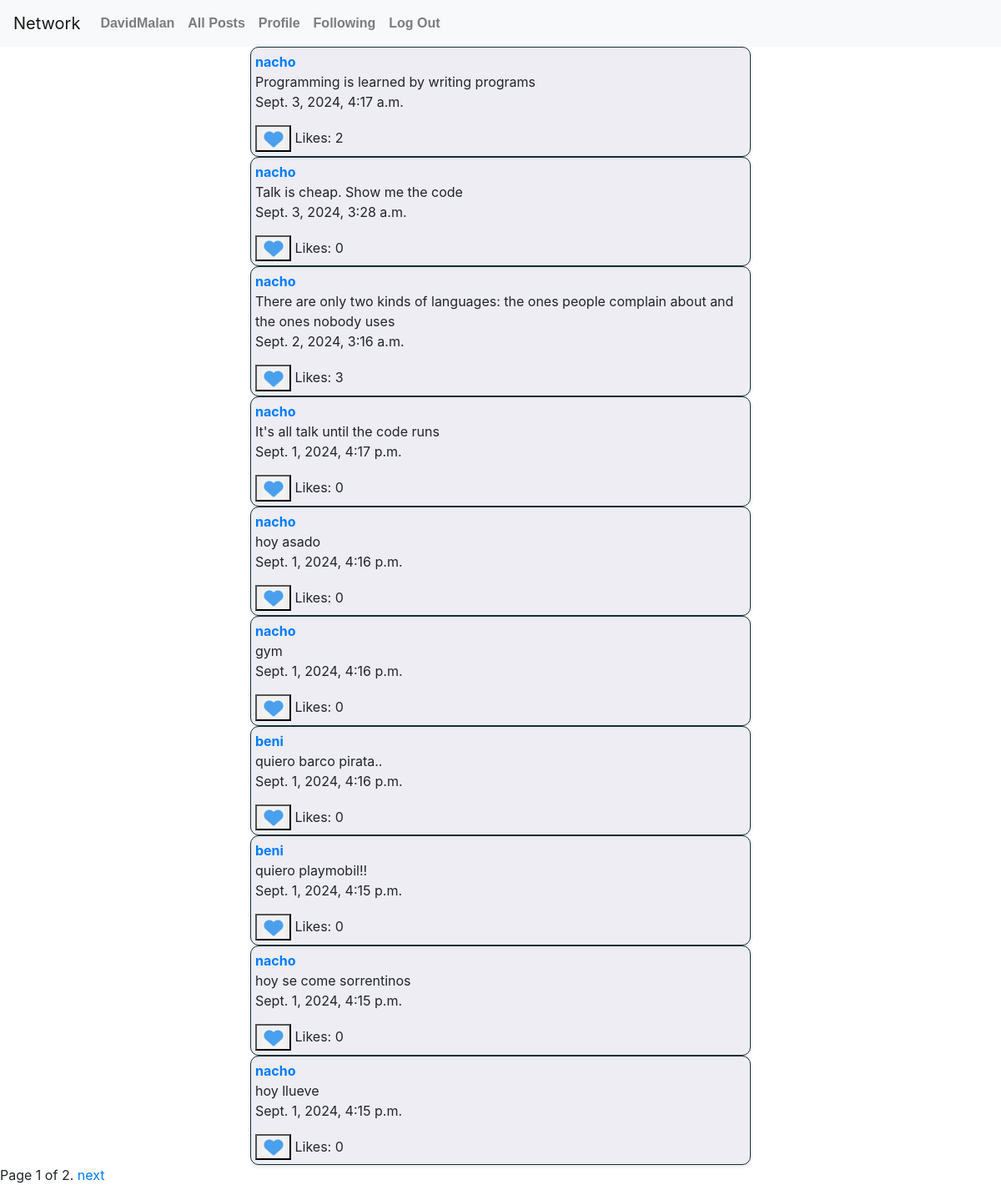
The app's page /following/ (signed in) with its own data.
### network/models.py (models this page shows)
class User(AbstractUser):
    following = models.ManyToManyField('self', symmetrical=False, blank=True, related_name="followers")

class Tweet(models.Model):
    content = models.TextField()
    users_liked = models.ManyToManyField(User, blank=True, related_name="liked_tweets")
    owner = models.ForeignKey(User, on_delete=models.CASCADE)
    timestamp = models.DateTimeField(auto_now_add=True)

### network/views.py (the view)
# urls.py: path("following/", views.following, name="following"),
@login_required
def following(request):
    lista_following = request.user.following.all()
    lista_following_usernames = []
    for user in lista_following:
        lista_following_usernames.append(user.username)
    lista_all_tweets = Tweet.objects.all().order_by('-timestamp')
    lista_tweets_following = []
    for tweet in lista_all_tweets:
        if tweet.owner.username in lista_following_usernames:
            lista_tweets_following.append(tweet)
    paginator = Paginator(lista_tweets_following, 10)
    page_number = request.GET.get('page')
    tweets_page = paginator.get_page(page_number)
    return render(request, "network/following.html", {"tweets": tweets_page})

### network/templates/network/following.html (shortened to what this page needs)
{% extends "network/layout.html" %}
{% load static %}
{% block body %}
{% for tweet in tweets %}
<div class="tweet" data-id="{{ tweet.id }}">
    <a  href="{% url 'profile' tweet.owner %}"><strong>{{ tweet.owner }}</strong> </a>
    <div class="content">
      <span> {{ tweet.content }}</span>
    </div>
    <p> {{ tweet.timestamp }}</p>
    <div class="like-count">
      {% if user.is_authenticated %}
      <button  class="like" ><img src="{% static 'network/heart.png' %}" alt="Like" ></button>
      {% endif %}
      <span>Likes: </span>
      <span class="like-count-value">{{tweet.users_liked.count}}</span>
    </div>
</div>
{% endfor %}
<div class="pagination">
    <span class="step-links">
      <span class="current">
        Page {{ tweets.number }} of {{ tweets.paginator.num_pages }}.
      </span>
      {% if tweets.has_next %}
        <a href="?page={{ tweets.next_page_number }}">next</a>
      {% endif %}
    </span>
  </div>
{% endblock %}

### network/templates/network/layout.html (shortened to what this page needs)
{% load static %}
<!DOCTYPE html>
<html lang="en">
    <head>
        <link rel="stylesheet" href="https://stackpath.bootstrapcdn.com/bootstrap/4.4.1/css/bootstrap.min.css">
        <link href="{% static 'network/styles.css' %}" rel="stylesheet">
    </head>
    <body>
        <nav class="navbar navbar-expand-lg navbar-light bg-light">
            <a class="navbar-brand" href="#">Network</a>
            <div>
              <ul class="navbar-nav mr-auto">
                {% if user.is_authenticated %}
                    <li class="nav-item">
                        <a class="nav-link" href="#"><strong>{{ user.username }}</strong></a>
                    </li>
                {% endif %}
                <li class="nav-item">
                  <a class="nav-link" href="{% url 'index' %}">All Posts</a>
                </li>
                {% if user.is_authenticated %}
                    <li class="nav-item">
                        <a class="nav-link" href="{% url 'profile' request.user %}">Profile</a>
                    </li>
                    <li class="nav-item">
                        <a class="nav-link" href="{% url 'following' %}">Following</a>
                    </li>
                    <li class="nav-item">
                        <a class="nav-link" href="{% url 'logout' %}">Log Out</a>
                    </li>
                {% endif %}
              </ul>
            </div>
          </nav>
        <div class="body">
            {% block body %}
            {% endblock %}
        </div>
    </body>
</html>

### network/static/network/styles.css (style rules this page uses)
.tweet { background-color: #e5e5eeab; border: 1px solid #132f33; padding: 5px; border-radius: 10px; box-shadow: 0 2px 4px rgba(0, 0, 0, 0.1); width: 100%; max-width: 600px; margin: 0 auto; }
.nav-link { font-family: sans-serif; font-weight: bold; font-size: 16px; }

### records on screen
User: username "DavidMalan"
Tweet: owner "nacho", content "Programming is learned by writing programs", timestamp "Sept. 3, 2024, 4:17 a.m.", users_liked.count "2"
Tweet: owner "nacho", content "Talk is cheap. Show me the code", timestamp "Sept. 3, 2024, 3:28 a.m.", users_liked.count "0"
Tweet: owner "nacho", content "There are only two kinds of languages: the ones people complain about and the ones nobody uses", timestamp "Sept. 2, 2024, 3:16 a.m.", users_liked.count "3"
Tweet: owner "nacho", content "It's all talk until the code runs", timestamp "Sept. 1, 2024, 4:17 p.m.", users_liked.count "0"
Tweet: owner "nacho", content "hoy asado", timestamp "Sept. 1, 2024, 4:16 p.m.", users_liked.count "0"
Tweet: owner "nacho", content "gym", timestamp "Sept. 1, 2024, 4:16 p.m.", users_liked.count "0"
Tweet: owner "beni", content "quiero barco pirata..", timestamp "Sept. 1, 2024, 4:16 p.m.", users_liked.count "0"
Tweet: owner "beni", content "quiero playmobil!!", timestamp "Sept. 1, 2024, 4:15 p.m.", users_liked.count "0"
Tweet: owner "nacho", content "hoy se come sorrentinos", timestamp "Sept. 1, 2024, 4:15 p.m.", users_liked.count "0"
Tweet: owner "nacho", content "hoy llueve", timestamp "Sept. 1, 2024, 4:15 p.m.", users_liked.count "0"

### other values on screen
{{ tweets.number }} "1"
{{ tweets.paginator.num_pages }} "2"
